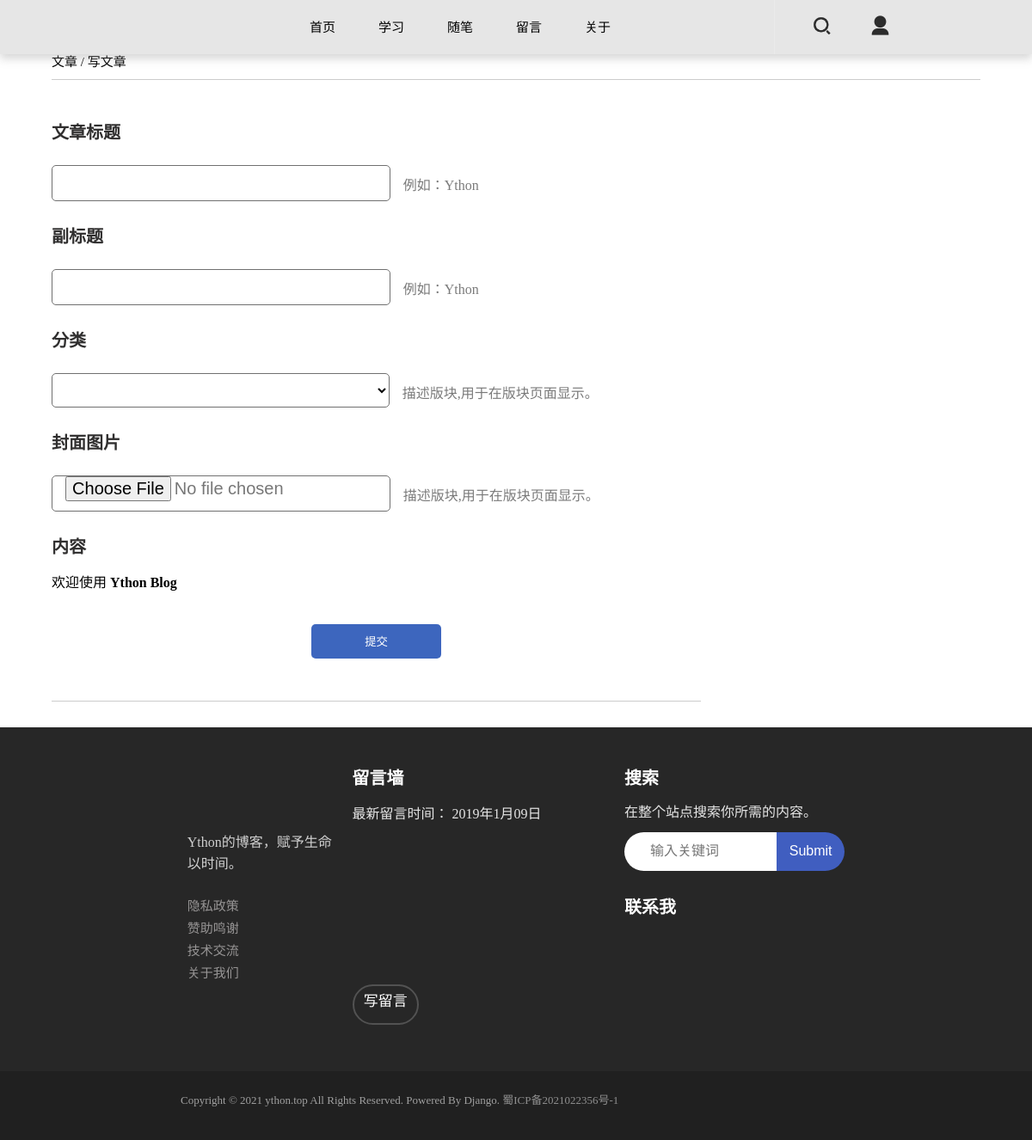
/write/ (signed in), run on an earlier commit of the app's database.
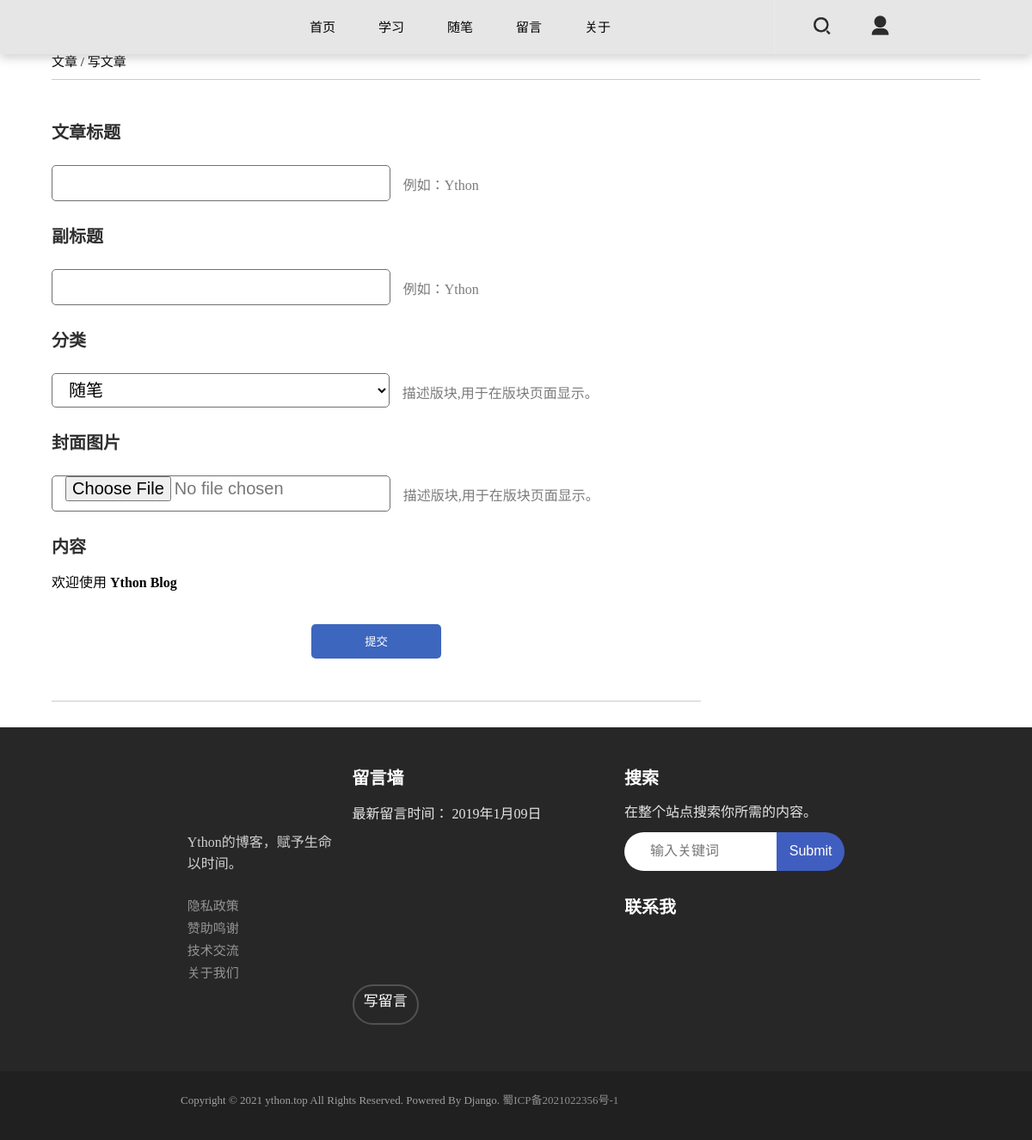
And on a later commit of the database.
### blog/models.py (models this page shows)
class Section(models.Model):
    id = models.AutoField(primary_key=True)
    name = models.CharField(max_length=20, verbose_name='name', unique=True)
    TreeSum = models.IntegerField(max_length=200, verbose_name='TreeSum', default=0)
    describe = models.CharField(max_length=50, verbose_name='describe', null=True)
    image = models.ImageField('照片', upload_to='uploadimg/', blank=True, null=True)
    parent = models.IntegerField(max_length=200, verbose_name='parent', default=0)

### blog/views.py (the view, shortened to what this page needs)
# urls.py: path('write/', views.write, name='write'),
@permission_required('admin.add_logentry', login_url='/accounts/login/')
def write(request):
    dic = {'title2': '写文章', 'page': 'navs', 'navs': models.Section.objects.all(),
           'sys': models.ArticleSystem.objects.all(), 'last': models.ArticleSystem.objects.last(),
           'mess': models.Remark.objects.all().order_by('-id')[:5], 'messlast': models.Remark.objects.last()}
    getsetting(dic)
    if request.user.is_authenticated:
        dic['login'] = True
    else:
        dic['login'] = False
    return render(request, 'article/write.html', dic)

### blog/views.py (called while the page is built)
def getsetting(dic):
    f = open('static/setting/setting.json', 'r')
    data = f.read()
    data = json.loads(data)
    dic.update(data)
    f.close()

### templates/article/write.html (shortened to what this page needs)
{% extends 'article/base.html' %}
{% block content %}
<div class="adminbody">
    <p class="admintitle">文章 / 写文章</p>
    <div class="adminline"></div>
    <div class="adminbodybox">
        <div class="adminl">
            <form action="/write/" method="POST" enctype="multipart/form-data">
            <p class="admintitles"><b>文章标题</b></p>
            <div class="admininputbox">
                <input type="text" class="textbox" style="height: 40px;" name="name">
                <div class="textboxdata">
                    <p>例如：Ython</p>
                </div>
            </div>
            <p class="admintitles"><b>副标题</b></p>
            <div class="admininputbox">
                <input type="text" class="textbox" style="height: 40px;" name="fname">
                <div class="textboxdata">
                    <p>例如：Ython</p>
                </div>
            </div>
            <p class="admintitles"><b>分类</b></p>
            <div class="admininputbox">
                <select class="textbox2" style="height: 40px;" name="key">
                    {% for nav in navs %}
                    {% if nav.TreeSum == 0 %}
                    <option value ="{{nav.id}}">{{nav.name}}</option>
                    {% endif %}
                    {% endfor %}
                  </select>
                <div class="textboxdata">
                    <p>描述版块,用于在版块页面显示。</p>
                </div>
            </div>
            <p class="admintitles"><b>封面图片</b></p>
            <div class="admininputbox">
                <input type="file" class="textbox" style="height: 40px;" name="navimg">
                <div class="textboxdata">
                    <p>描述版块,用于在版块页面显示。</p>
                </div>
            </div>
            <p class="admintitles"><b>内容</b></p>
            <div id="div1" name="body">
                <p>欢迎使用 <b>Ython Blog</b></p>
            </div>
            <input type="submit" class="adminsubmit2" value="提交">
        </form>
            <div class="adminline"></div>
        </div>
    </div>
</div>
{% block bottom %}
{% include 'blog/bottom.html' %}
{% endblock %}
{% endblock %}

### templates/blog/navheader.html (shortened to what this page needs)
<header>
    <div class="headertwo">
        <div class="logo">
            <embed src="/static/svg/logo.svg" width="50" height="50" type="image/svg+xml"  style="margin-top:7px;"/>
        </div>
        <div class="navs">
                <div class="navbox"><a href="/" class="navfont2">首页</a></div>
                <ul class="nav1">
                    {% for nav in navs %}
                    {% if nav.TreeSum == 0 %}
                    {% if nav.parent == 0 %}
                    <div class="navbox"><a href="/navs/?name={{nav.id}}&page=1" class="navfont2">{{nav.name}}</a></div>
                    {% endif %}
                    {% elif nav.TreeSum > 0 %}
                    <li>
                    <div class="navbox"><a href="#" class="navfont2">{{nav.name}}</a></div>
                    </li>
                    {% endif %}
                    {% endfor %}
                </ul>
                <div class="navbox"><a href="/mess/" class="navfont2">留言</a></div>
                <div class="navbox"><a href="/about/" class="navfont2">关于</a></div>
        </div>
        <div class="search">
            <a href="/search/?name="><img src="/static/image/search1.png" alt="" width="30" height="30" style="margin-top:15px;margin-left: 40px;" ></a>
            {% if login == False %}
            <a href="/accounts/login/"><img src="/static/image/loginico1.png" alt="" width="25" height="25" style="margin-top:20px;margin-left: 40px;"></a>
            {% elif login == True %}
            <ul class="nav1">
                <li>
                <div class="navbox2"><img src="/static/image/loginico1.png" alt="" width="25" height="25" style="margin-top:14px;margin-left: 40px;"></div>
                </li>
            </ul>
            {% endif %}
        </div>
    </div>
</header>

What changed in the data, as far as the page shows it:
changed Section "随笔": TreeSum 1 → 0 (drawn)
Also different on the page:
form field key: (not shown) → "随笔"
